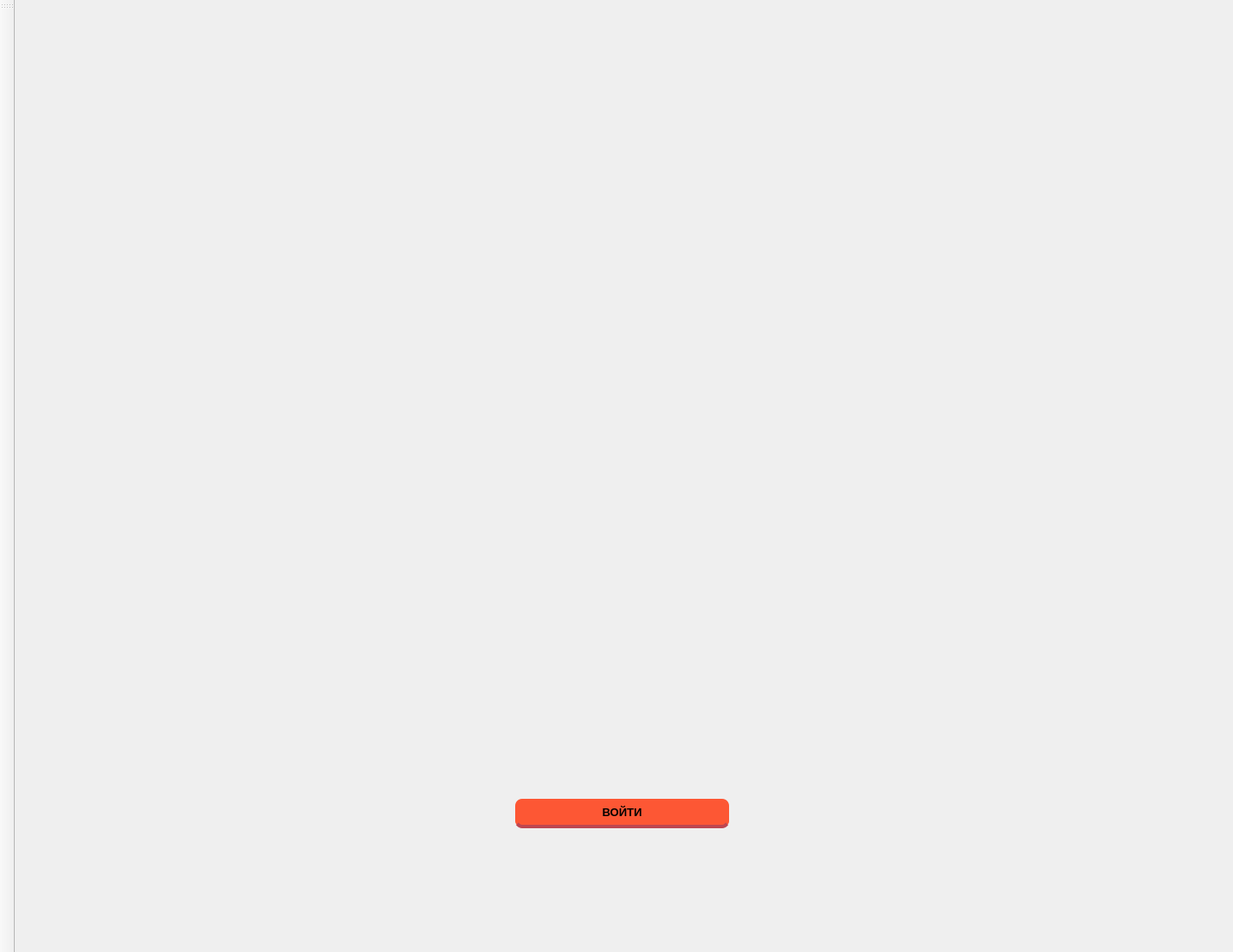
<?xml version="1.0" encoding="UTF-8"?>
<ui version="4.0">
 <class>first_window</class>
 <widget class="QMainWindow" name="first_window">
  <property name="geometry">
   <rect>
    <x>0</x>
    <y>0</y>
    <width>1424</width>
    <height>1100</height>
   </rect>
  </property>
  <property name="windowTitle">
   <string>PokiRock</string>
  </property>
  <property name="styleSheet">
   <string notr="true">QWidget[objectName=&quot;first_window&quot;]{ background-color: white;} </string>
  </property>
  <widget class="QWidget" name="centralwidget">
   <layout class="QVBoxLayout" name="verticalLayout">
    <item>
     <layout class="QHBoxLayout" name="horizontalLayout_2">
      <item>
       <spacer name="horizontalSpacer_3">
        <property name="orientation">
         <enum>Qt::Horizontal</enum>
        </property>
        <property name="sizeType">
         <enum>QSizePolicy::Fixed</enum>
        </property>
        <property name="sizeHint" stdset="0">
         <size>
          <width>80</width>
          <height>20</height>
         </size>
        </property>
       </spacer>
      </item>
      <item>
       <spacer name="horizontalSpacer_5">
        <property name="orientation">
         <enum>Qt::Horizontal</enum>
        </property>
        <property name="sizeHint" stdset="0">
         <size>
          <width>40</width>
          <height>20</height>
         </size>
        </property>
       </spacer>
      </item>
      <item>
       <widget class="QLabel" name="label">
        <property name="sizePolicy">
         <sizepolicy hsizetype="Preferred" vsizetype="Preferred">
          <horstretch>0</horstretch>
          <verstretch>0</verstretch>
         </sizepolicy>
        </property>
        <property name="minimumSize">
         <size>
          <width>800</width>
          <height>800</height>
         </size>
        </property>
        <property name="sizeIncrement">
         <size>
          <width>0</width>
          <height>0</height>
         </size>
        </property>
        <property name="cursor">
         <cursorShape>ArrowCursor</cursorShape>
        </property>
        <property name="layoutDirection">
         <enum>Qt::LeftToRight</enum>
        </property>
        <property name="text">
         <string/>
        </property>
       </widget>
      </item>
      <item>
       <spacer name="horizontalSpacer_4">
        <property name="orientation">
         <enum>Qt::Horizontal</enum>
        </property>
        <property name="sizeHint" stdset="0">
         <size>
          <width>40</width>
          <height>20</height>
         </size>
        </property>
       </spacer>
      </item>
     </layout>
    </item>
    <item>
     <spacer name="verticalSpacer_2">
      <property name="orientation">
       <enum>Qt::Vertical</enum>
      </property>
      <property name="sizeType">
       <enum>QSizePolicy::Preferred</enum>
      </property>
      <property name="sizeHint" stdset="0">
       <size>
        <width>20</width>
        <height>20</height>
       </size>
      </property>
     </spacer>
    </item>
    <item>
     <layout class="QHBoxLayout" name="horizontalLayout">
      <item>
       <spacer name="horizontalSpacer">
        <property name="orientation">
         <enum>Qt::Horizontal</enum>
        </property>
        <property name="sizeType">
         <enum>QSizePolicy::Preferred</enum>
        </property>
        <property name="sizeHint" stdset="0">
         <size>
          <width>700</width>
          <height>20</height>
         </size>
        </property>
       </spacer>
      </item>
      <item>
       <layout class="QVBoxLayout" name="verticalLayout_2">
        <item>
         <spacer name="verticalSpacer_3">
          <property name="orientation">
           <enum>Qt::Vertical</enum>
          </property>
          <property name="sizeType">
           <enum>QSizePolicy::Preferred</enum>
          </property>
          <property name="sizeHint" stdset="0">
           <size>
            <width>20</width>
            <height>70</height>
           </size>
          </property>
         </spacer>
        </item>
        <item>
         <widget class="QPushButton" name="start">
          <property name="sizePolicy">
           <sizepolicy hsizetype="Fixed" vsizetype="Fixed">
            <horstretch>0</horstretch>
            <verstretch>0</verstretch>
           </sizepolicy>
          </property>
          <property name="minimumSize">
           <size>
            <width>250</width>
            <height>39</height>
           </size>
          </property>
          <property name="baseSize">
           <size>
            <width>0</width>
            <height>50</height>
           </size>
          </property>
          <property name="font">
           <font>
            <family>MS Shell Dlg 2</family>
            <pointsize>10</pointsize>
            <weight>75</weight>
            <bold>true</bold>
            <underline>false</underline>
           </font>
          </property>
          <property name="cursor">
           <cursorShape>PointingHandCursor</cursorShape>
          </property>
          <property name="styleSheet">
           <string notr="true">QPushButton {
	color: black;
  margin-right: 3%;
  margin-top: 5px;
  border-radius: 8px;
  padding: 5px 9px;
  font-size: 1.2em;
  background-color:rgba(255, 70, 31, 0.9);
  border-bottom: 4px solid rgba(190, 70, 80,1);
}

QPushButton:hover {
  background-color: rgba(255, 130, 40, 1);
  border-left: 2px solid rgba(210, 105, 80, 1);
   border-right: 2px solid rgba(210, 105, 80, 1);
   border-bottom: 6px solid rgba(210, 105, 80, 1);
}
QPushButton:pressed {
  background-color: rgba(190, 60, 35, 1);
  border-left: 1px solid rgba(156, 38, 34, 1);
  border-right: -1px solid rgba(156, 38, 34, 1);
  border-top: 5px solid rgba(156, 38, 34, 1);
  padding-top: 3px;  
  border-bottom: none;  
}</string>
          </property>
          <property name="text">
           <string>ВОЙТИ</string>
          </property>
          <property name="iconSize">
           <size>
            <width>400</width>
            <height>50</height>
           </size>
          </property>
          <property name="autoRepeatInterval">
           <number>97</number>
          </property>
         </widget>
        </item>
        <item>
         <spacer name="verticalSpacer_4">
          <property name="orientation">
           <enum>Qt::Vertical</enum>
          </property>
          <property name="sizeType">
           <enum>QSizePolicy::Preferred</enum>
          </property>
          <property name="sizeHint" stdset="0">
           <size>
            <width>20</width>
            <height>70</height>
           </size>
          </property>
         </spacer>
        </item>
       </layout>
      </item>
      <item>
       <spacer name="horizontalSpacer_2">
        <property name="orientation">
         <enum>Qt::Horizontal</enum>
        </property>
        <property name="sizeType">
         <enum>QSizePolicy::Preferred</enum>
        </property>
        <property name="sizeHint" stdset="0">
         <size>
          <width>700</width>
          <height>20</height>
         </size>
        </property>
       </spacer>
      </item>
     </layout>
    </item>
    <item>
     <spacer name="verticalSpacer">
      <property name="orientation">
       <enum>Qt::Vertical</enum>
      </property>
      <property name="sizeType">
       <enum>QSizePolicy::Fixed</enum>
      </property>
      <property name="sizeHint" stdset="0">
       <size>
        <width>20</width>
        <height>50</height>
       </size>
      </property>
     </spacer>
    </item>
   </layout>
  </widget>
  <widget class="QMenuBar" name="menubar">
   <property name="geometry">
    <rect>
     <x>0</x>
     <y>0</y>
     <width>1424</width>
     <height>25</height>
    </rect>
   </property>
  </widget>
  <widget class="QToolBar" name="toolBar">
   <property name="windowTitle">
    <string>toolBar</string>
   </property>
   <attribute name="toolBarArea">
    <enum>LeftToolBarArea</enum>
   </attribute>
   <attribute name="toolBarBreak">
    <bool>false</bool>
   </attribute>
  </widget>
 </widget>
 <resources/>
 <connections/>
</ui>
